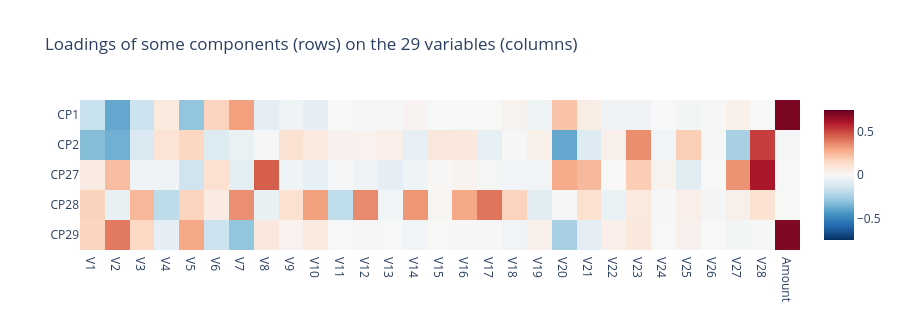

Notebook source saved alongside this figure:
### Markdown cell above
This chart is very different from the one in textbooks, where two or three components explain almost everything.
Here each component explains between 3% and 4%, except the first (7%) and the last (0.14%). The reason is the one
we announced: `V1` to `V28` **already are** principal components, they are uncorrelated with each other, and once
standardized each one contributes the same. PCA only finds structure where there is some: in the relationship of
`Amount` with some of the `V` columns. To reach 95% of the variance we need **27 of 29 components**.

What looks like a failure of dimensionality "reduction" is actually fine for an anomaly detector.
We are not interested in summarizing the data in a few columns; we are interested in finding the **few directions where
normal transactions barely move**. Those are the last ones: 28 and, above all, 29.

### 5.2 The loadings: what each component is

`components_` is a matrix of 29 components by 29 variables: row $j$ holds the loadings $w_j$. We
read it as a table for the first and the last two.

### Code cell
cargas = pd.DataFrame(pca_full.components_, columns=COLS, index=[f"CP{j}" for j in range(1, 30)])

def top_cargas(fila, n=6):
    s = cargas.loc[fila]
    return s.reindex(s.abs().sort_values(ascending=False).index)[:n].round(2)

for fila in ["CP1", "CP28", "CP29"]:
    print(fila, "| explained variance:", round(var_exp[int(fila[2:]) - 1], 4))
    print("   ", top_cargas(fila).to_dict())

fig = px.imshow(cargas.iloc[[0, 1, 26, 27, 28]], color_continuous_scale="RdBu_r", zmin=-0.75, zmax=0.75, aspect="auto",
                title="Loadings of some components (rows) on the 29 variables (columns)")
fig.update_layout(height=330)
fig.show()

### Figure 1 — Plotly figure (JSON) as saved in the notebook; plotly's stock layout.template omitted (floating-point values rounded to 4 significant figures; data arrays with more than 128 entries replaced by an {"elided": "..."} marker saying what was removed)
{"data": [{"coloraxis": "coloraxis", "hovertemplate": "x: %{x}<br>y: %{y}<br>color: %{z}<extra></extra>", "name": "0", "type": "heatmap", "x": ["V1", "V2", "V3", "V4", "V5", "V6", "V7", "V8", "V9", "V10", "V11", "V12", "V13", "V14", "V15", "V16", "V17", "V18", "V19", "V20", "V21", "V22", "V23", "V24", "V25", "V26", "V27", "V28", "Amount"], "xaxis": "x", "y": ["CP1", "CP2", "CP27", "CP28", "CP29"], "yaxis": "y", "z": {"elided": "5x29 float values"}}], "layout": {"coloraxis": {"autocolorscale": false, "cmax": 0.75, "cmin": -0.75, "colorscale": [[0.0, "rgb(5,48,97)"], [0.1, "rgb(33,102,172)"], [0.2, "rgb(67,147,195)"], [0.3, "rgb(146,197,222)"], [0.4, "rgb(209,229,240)"], [0.5, "rgb(247,247,247)"], [0.6, "rgb(253,219,199)"], [0.7, "rgb(244,165,130)"], [0.8, "rgb(214,96,77)"], [0.9, "rgb(178,24,43)"], [1.0, "rgb(103,0,31)"]]}, "height": 330, "title": {"text": "Loadings of some components (rows) on the 29 variables (columns)"}, "xaxis": {"anchor": "y", "domain": [0.0, 1.0]}, "yaxis": {"anchor": "x", "autorange": "reversed", "domain": [0.0, 1.0]}}}
